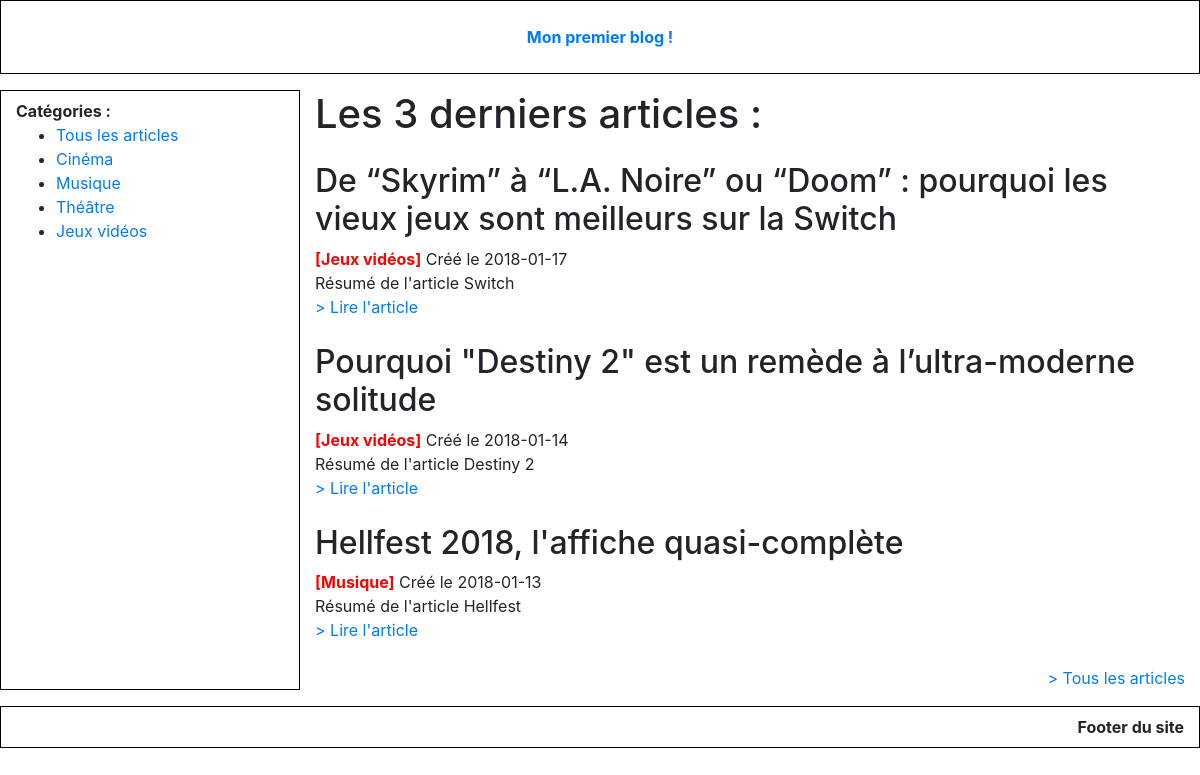
The page / on the database its author committed.
### tables this page shows
CREATE TABLE `category` (
  `id` int(11) NOT NULL,
  `name` varchar(255) NOT NULL,
  `description` text NOT NULL
);

CREATE TABLE `article` (
  `id` int(11) NOT NULL,
  `category_id` int(11) NOT NULL,
  `title` varchar(255) NOT NULL,
  `created_at` date NOT NULL,
  `content` longtext NOT NULL,
  `summary` text NOT NULL,
  `is_published` tinyint(1) NOT NULL DEFAULT '1'
);

### index.php (the view, shortened to what this page needs)
<?php require_once 'tools/_db.php'; ?>
<!DOCTYPE html>
<html>
	<head>
		<?php require 'partials/head_assets.php'; ?>
	</head>
	<body class="index-body">
		<div class="container-fluid">
			<?php require 'partials/header.php'; ?>
			<div class="row my-3 index-content">
				<?php require 'partials/nav.php'; ?>
				<main class="col-9">
					<section class="latest_articles">
						<header class="mb-4"><h1>Les 3 derniers articles :</h1></header>
						<?php
						$query = $db->query('
						SELECT article.* , category.name AS category_name
						FROM article
						JOIN category
						ON article.category_id = category.id
						WHERE is_published = 1
						ORDER BY created_at DESC
						LIMIT 0, 3');
						?>
						<?php while($article = $query->fetch()): ?>
						<article class="mb-4">
							<h2><?php echo $article['title']; ?></h2>
							<b class="article-category">[<?php echo $article['category_name']; ?>]</b>
							<span class="article-date">Créé le <?php echo $article['created_at']; ?></span>
							<div class="article-content">
								<?php echo $article['summary']; ?>
							</div>
							<a href="article.php?article_id=<?php echo $article['id']; ?>">> Lire l'article</a>
						</article>
						<?php endwhile; ?>
					</section>
					<div class="text-right">
						<a href="article_list.php">> Tous les articles</a>
					</div>
				</main>
			</div>
			<?php require 'partials/footer.php'; ?>
		</div>
	</body>
</html>

### partials/head_assets.php (shortened to what this page needs)
<link rel="stylesheet" href="https://maxcdn.bootstrapcdn.com/bootstrap/4.0.0-alpha.6/css/bootstrap.min.css">
<link rel="stylesheet" href="css/main.css">

### partials/header.php
<header class="row mb-3 main-header">
	<div class="col py-4 text-center">
		<a href="index.php"><b>Mon premier blog !</b></a>
	</div>
</header>

### partials/nav.php (shortened to what this page needs)
<?php
	$query = $db->query('SELECT * FROM category');
?>
<nav class="col-3 py-2 categories-nav">
	<b>Catégories :</b>
	<ul>
		<li><a href="article_list.php">Tous les articles</a></li>
		<?php while($category = $query->fetch()): ?>
		<li><a href="article_list.php?category_id=<?php echo $category['id']; ?>"><?php echo $category['name']; ?></a></li>
		<?php endwhile; ?>
	</ul>
</nav>

### partials/footer.php
<footer class="row mt-3">
	<div class="col py-2 text-right">
		<b>Footer du site</b>
	</div>
</footer>

### css/main.css (style rules this page uses)
.main-header, .categories-nav, footer { border:1px solid black; }
.article-category { color:red; }

### rows shown on the page
category: name "Cinéma"
category: name "Musique"
category: name "Théâtre"
category: name "Jeux vidéos"
article: title "De “Skyrim” à “L.A. Noire” ou “Doom” : pourquoi les vieux jeux sont meilleurs sur la Switch", category.name "Jeux vidéos", created_at "2018-01-17", summary "Résumé de l'article Switch"
article: title "Pourquoi \"Destiny 2\" est un remède à l’ultra-moderne solitude", category.name "Jeux vidéos", created_at "2018-01-14", summary "Résumé de l'article Destiny 2"
article: title "Hellfest 2018, l'affiche quasi-complète", category.name "Musique", created_at "2018-01-13", summary "Résumé de l'article Hellfest"
